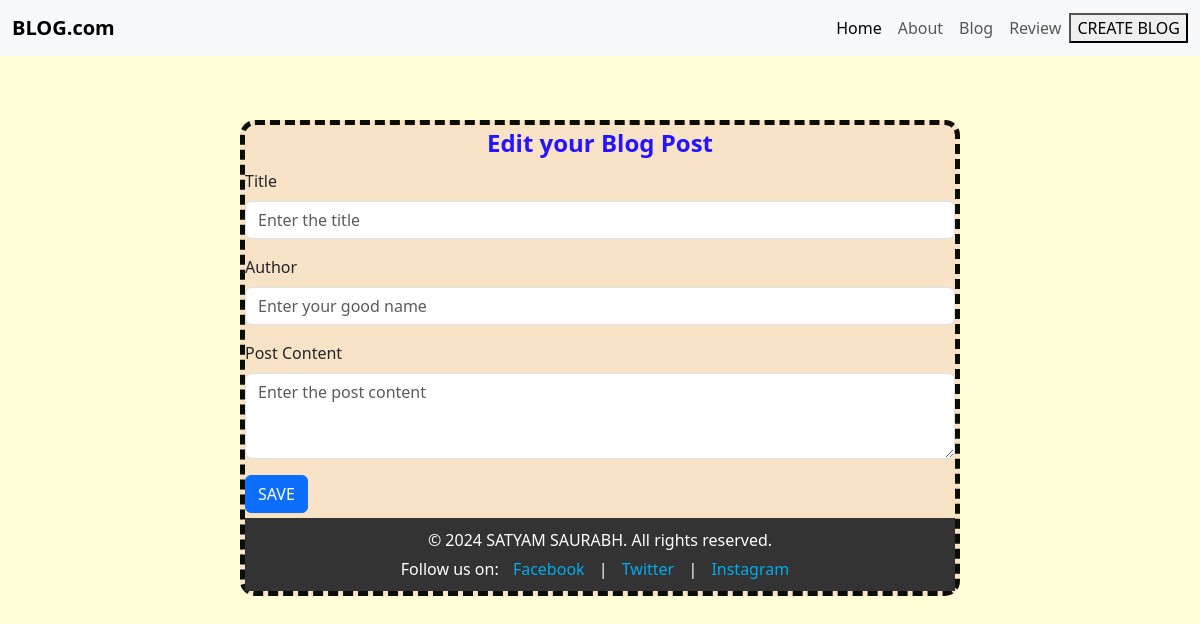
The app's page /update/14, older data.
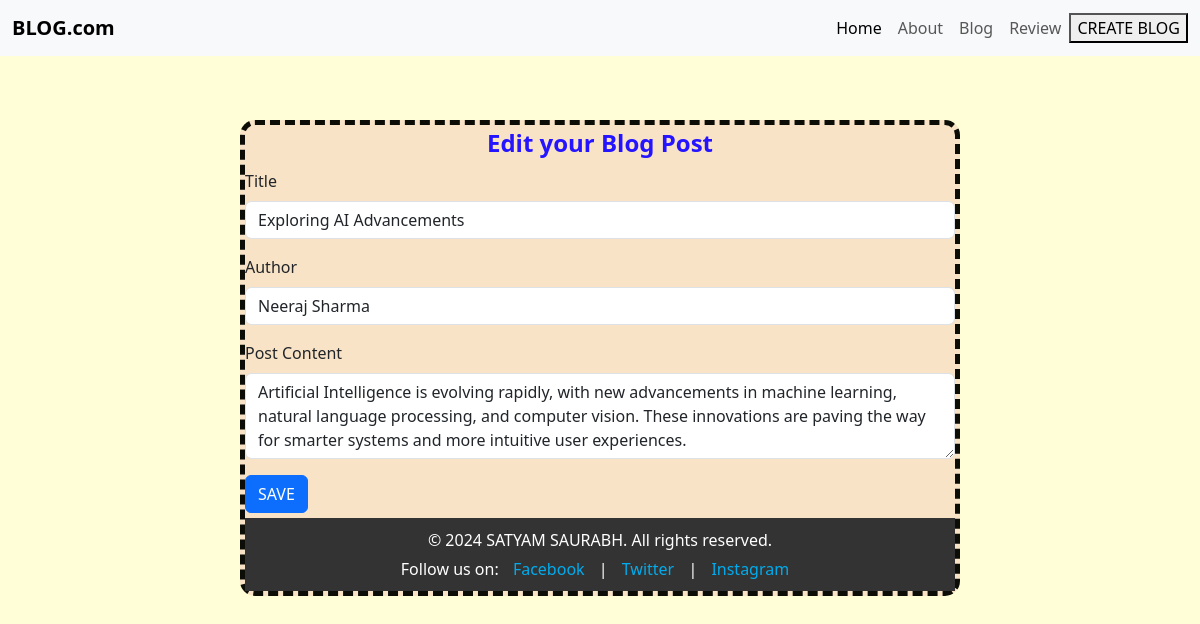
The same page, newer data.
### app.py (models this page shows, shortened)
class database(db.Model):
    id = db.Column(db.Integer, primary_key=True)
    Title = db.Column(db.String(50), nullable=False, unique=False)
    Date = db.Column(db.DateTime, default=datetime.utcnow)
    Content = db.Column(db.Text, nullable=False)
    Author = db.Column(db.String(20), nullable=False)
    likes = db.Column(db.Integer, default=0)
    Image = db.Column(db.String(100), nullable=True)

### app.py (the view, shortened to what this page needs)
@app.route('/update/<int:id>', methods=['POST','GET'])
def update(id):
    post=database.query.filter_by(id=id).first()
    return render_template ("update.html", post=post)

### templates/update.html (shortened to what this page needs)
<!DOCTYPE html>
<html lang="en">
<head>
    <link href="https://cdn.jsdelivr.net/npm/bootstrap@5.3.0/dist/css/bootstrap.min.css" rel="stylesheet">
    <link rel="stylesheet" href="https://cdn.jsdelivr.net/npm/purecss@3.0.0/build/pure-min.css"
>
    <link rel="stylesheet" href="{{ url_for('static', filename='style.css')}}">
</head>
<body style="background-color: rgb(255, 254, 214);">
    <nav class="navbar navbar-expand-lg navbar-light bg-light fixed-top">
        <div class="container-fluid">
            <a class="navbar-brand" href="/"><b>BLOG.com</b></a>
            <div class="collapse navbar-collapse" id="navbarNav">
                <ul class="navbar-nav ms-auto">
                    <li class="nav-item">
                        <a class="nav-link active" aria-current="page" href="/">Home</a>
                    </li>
                    <li class="nav-item">
                        <a class="nav-link" href="/about">About</a>
                    </li>
                    <li class="nav-item">
                        <a class="nav-link" href="/blog">Blog</a>
                    </li>
                    <li class="nav-item">
                        <a class="nav-link" href="/contact">Review</a>
                    </li>
                </ul>
                <br>
                <a href="/post"><button type="button" class="button">CREATE BLOG</button></a>
            </div>
        </div>
    </nav>
    <div class="form">
        <form method="POST" action="/update/{{post.id}}">
            <fieldset>
                <legend style="text-align: center; color: #2414ff;"><b>Edit your Blog Post</b></legend>
                <div class="mb-3">
                    <label for="titleInput" class="form-label">Title</label>
                    <input type="text" id="titleInput" value="{{post.Title}}" name="title" class="form-control"
                        placeholder="Enter the title" required>
                </div>
                <div class="mb-3">
                    <label for="authorInput" class="form-label">Author</label>
                    <input type="text" id="authorInput" value="{{post.Author}}" name="author" class="form-control"
                        placeholder="Enter your good name" required>
                </div>
                <div class="mb-3">
                    <label for="contentInput" class="form-label">Post Content</label>
                    <textarea id="contentInput" name="content" class="form-control" rows="3"
                        placeholder="Enter the post content" required>{{ post.Content }}</textarea>
                </div>
                <button type="submit" class="btn btn-primary">SAVE</button>
            </fieldset>
        </form>
        <footer class="footer">
            <div class="container">
                <p>&copy; 2024 SATYAM SAURABH. All rights reserved.</p>
                <p>Follow us on:
                    <a href="https://www.facebook.com" target="_blank">Facebook</a> |
                    <a href="https://www.twitter.com" target="_blank">Twitter</a> |
                    <a href="https://www.instagram.com" target="_blank">Instagram</a>
                </p>
            </div>
        </footer>
</body>
</html>

Row changes from the older to the newer data that the page shows:
added database: title "Exploring AI Advancements", author "Neeraj Sharma", content "Artificial Intelligence is evolving rapidly, with new advancements in machine learning, natural language processing, and computer vision. These innovations are paving the way for smarter systems and more intuitive user experiences."
